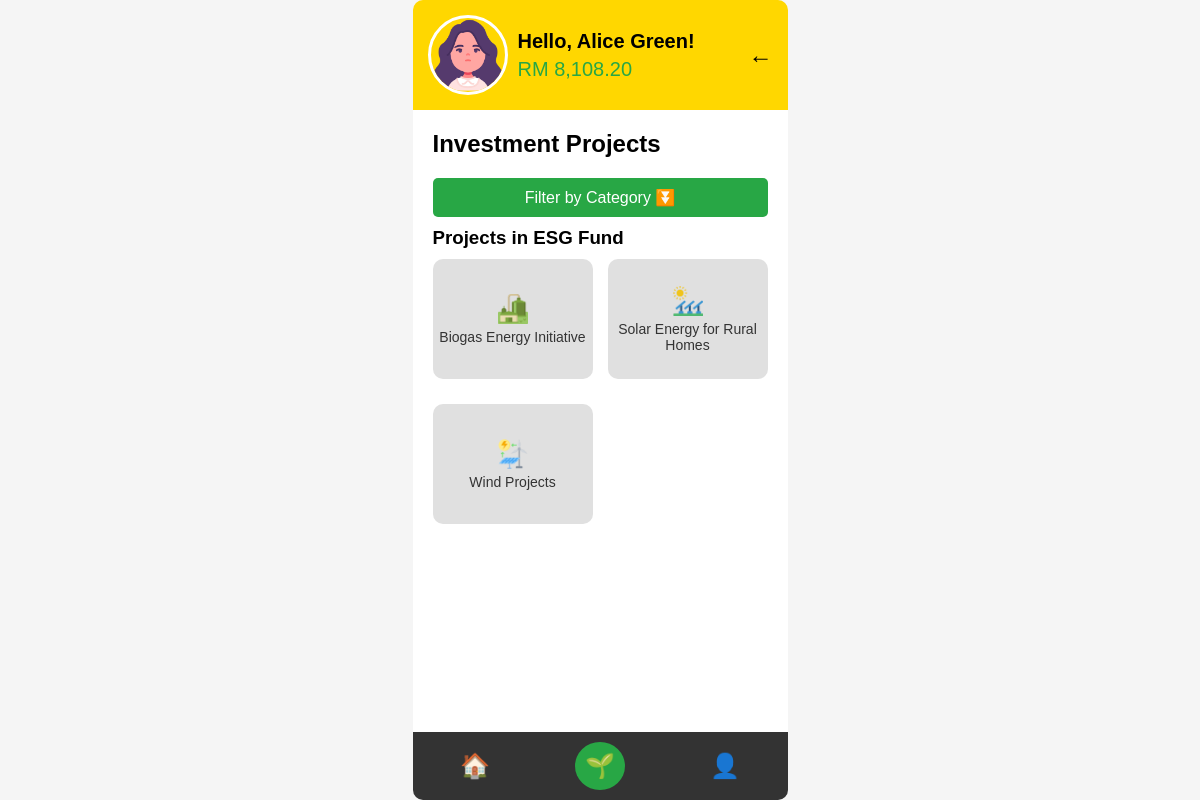
The app's page /greenvest.php?category=ESG+Fund (signed in) with its own data.
### tables this page shows
CREATE TABLE `users` (
  `user_id` int(11) NOT NULL,
  `name` varchar(100) NOT NULL,
  `email` varchar(100) NOT NULL,
  `password` varchar(255) NOT NULL,
  `balance` decimal(10,2) DEFAULT 0.00,
  `created_at` timestamp NOT NULL DEFAULT current_timestamp(),
  `profile_image` varchar(255) DEFAULT 'user.png'
);

CREATE TABLE `projects` (
  `id` varchar(50) NOT NULL,
  `title` varchar(255) NOT NULL,
  `goal` text NOT NULL,
  `timeline` varchar(100) NOT NULL,
  `roi` varchar(50) NOT NULL,
  `benefits` text NOT NULL,
  `impact` text NOT NULL,
  `category` varchar(100) NOT NULL,
  `image` varchar(255) DEFAULT 'default.png'
);

### greenvest.php (the view, shortened to what this page needs)
<?php
include 'db.php';
$user_id = $_SESSION['user_id'];
$query = "SELECT name, balance, profile_image FROM users WHERE user_id = ?";
$stmt = $conn->prepare($query);
$stmt->bind_param("i", $user_id);
$stmt->execute();
$result = $stmt->get_result();
$user = $result->fetch_assoc();
$profile_image = !empty($user['profile_image']) ? "images/" . htmlspecialchars($user['profile_image']) : "images/default.png";
$category = $_GET['category'] ?? null;
?>
<!DOCTYPE html>
<html lang="en">
<head>
    <link rel="stylesheet" href="greenvest.css">
</head>
<body>
    <div class="container">
        <header class="header">
            <div class="profile">
                <img src="<?php echo $profile_image; ?>" alt="Profile Image" class="profile-icon">
                <div>
                    <div class="greeting">Hello, <?php echo htmlspecialchars($user['name']); ?>!</div>
                    <div class="balance">RM <?php echo number_format($user['balance'], 2); ?></div>
                </div>
            </div>
            <a href="index.php" class="logout">←</a>
        </header>
        <main class="main-content">
            <h2>Investment Projects</h2>
            <button class="filter-btn" onclick="toggleCategoryFilter()">Filter by Category ⏬</button>
            <?php
            if ($category) {
                $stmt = $conn->prepare("SELECT * FROM projects WHERE category = ?");
                $stmt->bind_param("s", $category);
                $stmt->execute();
                $projects = $stmt->get_result();
                echo "<h3>Projects in " . htmlspecialchars($category) . "</h3>";
            } else {
                $projects = $conn->query("SELECT * FROM projects");
                echo "<h3>All Projects</h3>";
            }
            ?>
            <div class="grid">
                <?php while ($project = $projects->fetch_assoc()):
                    $image_path = !empty($project['image']) ? "images/" . htmlspecialchars($project['image']) : "images/default.png";
                ?>
                    <a href="project-details.php?project=<?php echo urlencode($project['id']); ?>" class="grid-item">
                        <img src="<?php echo file_exists($image_path) ? $image_path : 'images/default.png'; ?>" alt="<?php echo htmlspecialchars($project['title']); ?>">
                        <span><?php echo htmlspecialchars($project['title']); ?></span>
                    </a>
                <?php endwhile; ?>
            </div>
        </main>
        <footer class="footer">
            <a href="index.php">🏠</a>
            <a href="greenvest.php" class="active">🌱</a>
            <a href="profile.php">👤</a>
        </footer>
    </div>
</body>
</html>

### greenvest.css (style rules this page uses)
* { margin: 0; padding: 0; box-sizing: border-box; font-family: Arial, sans-serif; }
html, body { max-width: 375px; margin: auto; height: 100vh; background-color: #f5f5f5; overflow-x: hidden; border-radius: 10px; }
.container { display: flex; flex-direction: column; height: 100%; }
.header { background-color: #ffd700; padding: 15px; display: flex; justify-content: space-between; align-items: center; }
.header .profile { display: flex; align-items: center; }
.profile-icon { width: 80px !important; height: 80px !important; object-fit: cover !important; border-radius: 50% !important; margin-right: 10px !important; border: 3px solid #fff !important; display: block !important; }
.header .greeting { font-size: 20px; font-weight: bold; }
.header .balance { font-size: 20px; color: #28a745; margin-top: 5px; }
.header .logout { font-size: 24px; color: #000; text-decoration: none; }
.main-content { flex: 1; padding: 20px; overflow-y: auto; background-color: #fff; }
.main-content h2 { margin-bottom: 20px; }
.grid { display: grid; grid-template-columns: repeat(2, 1fr); gap: 15px; }
.grid-item { background-color: #e0e0e0; height: 120px; border-radius: 10px; display: flex; flex-direction: column; align-items: center; justify-content: center; text-align: center; text-decoration: none; color: #333; font-size: 14px; transition: transform 0.2s; margin-top: 10px; }
.grid-item img { width: 30px; height: 30px; margin-bottom: 5px; }
.footer { background-color: #333; padding: 10px 0; display: flex; justify-content: space-around; position: sticky; bottom: 0; }
.footer a { color: #fff; text-decoration: none; font-size: 24px; padding: 10px; }
.footer a.active { background-color: #28a745; border-radius: 50%; }
.filter-btn { width: 100%; padding: 10px; background: #28a745; color: white; border: none; border-radius: 5px; font-size: 16px; cursor: pointer; margin-bottom: 10px; }

### records on screen
users: profile_image (picture), name "Alice Green", balance "8,108.20"
projects: image (picture), title "Biogas Energy Initiative"
projects: image (picture), title "Solar Energy for Rural Homes"
projects: image (picture), title "Wind Projects"

### other values on screen
$category "ESG Fund"
